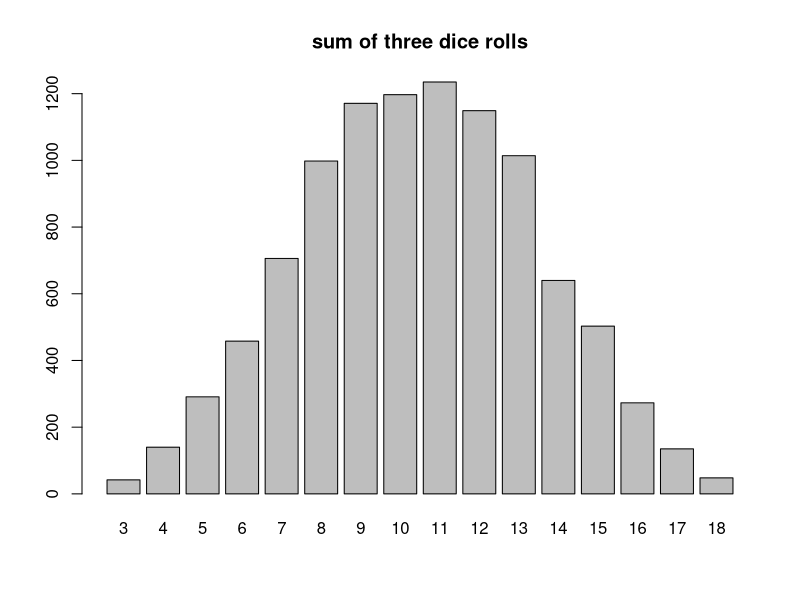
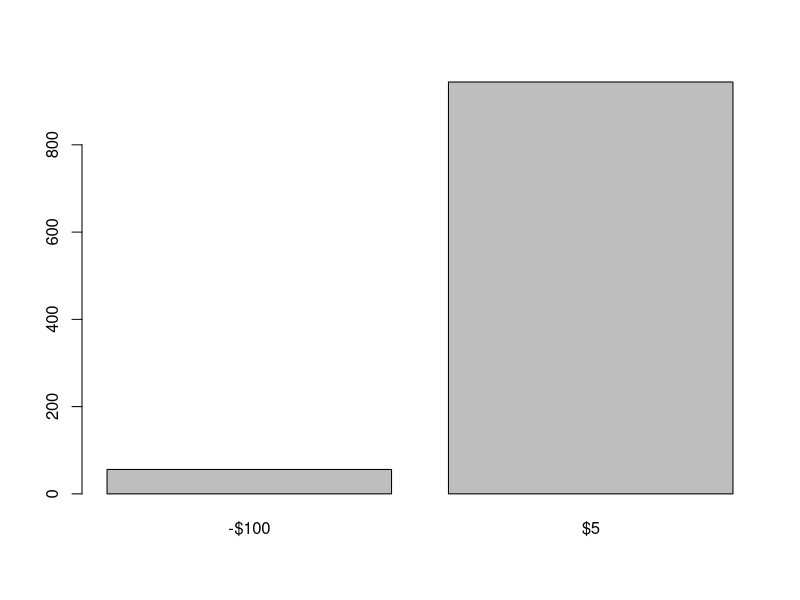
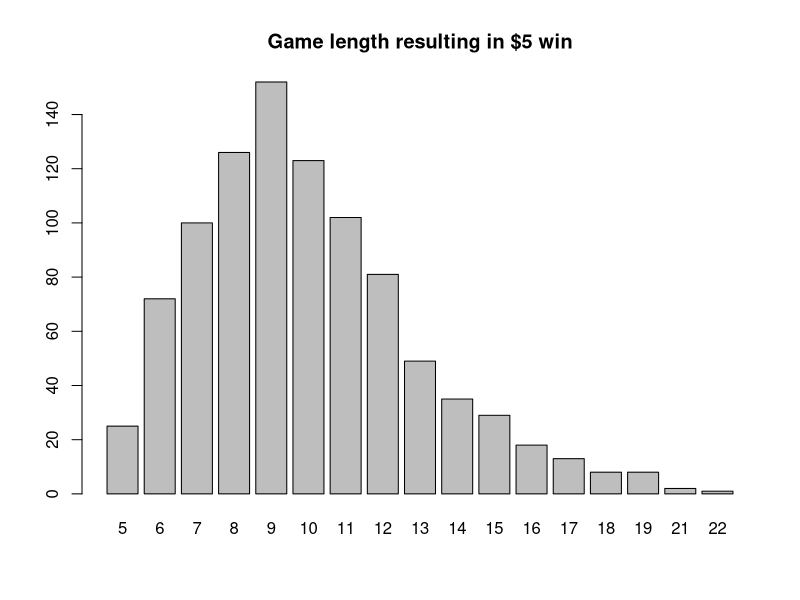
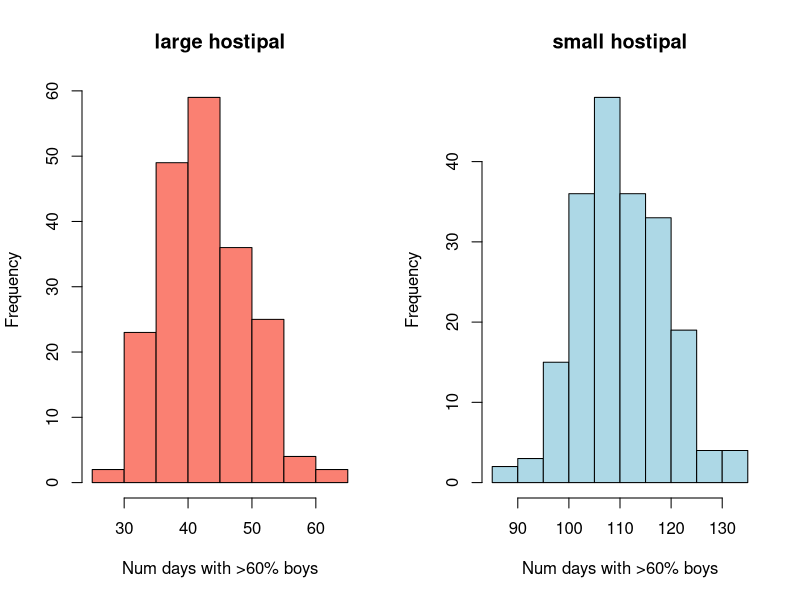

Source code (R) for these figures, in order:
#------------------------------------------------------------#
# Q2: sum of three dice rolls
#------------------------------------------------------------#
nsim=10000  #number of simulated runs
result=rep(NA,nsim)  #empty vector for storing the simulated results
for (i in 1:nsim){
  dices=sample(c(1:6),size=3,replace=T) #sample 3 dices
  result[i]=sum(dices) #store the sum of dices
}
plot(as.factor(result),main='sum of three dice rolls')




#------------------------------------------------------------#
# Q4: Martingale doubling system
#------------------------------------------------------------#
nsim=1000 #number of games to simulate
result.length=rep(NA,nsim) #store the length of each game
result.win=rep(NA,nsim) #store the outcome of each game

for(k in 1:nsim){  ###start of for loop
  
  #---initialization---#
  xcurrent=0
  bcurrent=1
  ncurrent=0
  nmax=100 #max number of runs of while loop
  
  #---updating---#
  while( (xcurrent<5) && (xcurrent>-100) && (ncurrent<nmax)){
    
    #simulate one game
    R = sample(c(1,0),size=1,prob=c(18/38,20/38))
    if(R==1){
      xnext=xcurrent+bcurrent
      bnext=1
    }else{
      xnext=xcurrent-bcurrent
      bnext=2*bcurrent
    }
    nnext=ncurrent+1
    
    #update current values
    xcurrent=xnext
    bcurrent=bnext
    ncurrent=nnext
    
    #print results for one iteration
    #print(paste0("Game", ncurrent, ' - result=', R,
    #            '  net winning=$', xcurrent,
    #            '  next betting=$', bcurrent))
  }
  
  if(ncurrent==nmax){print('Warning: while loop reached max iteration')}
  
  result.length[k]=ncurrent
  result.win[k]=xcurrent
} ###end of for loop

# visualize result
plot(factor(result.win==5,labels=c('-$100','$5')))
plot(as.factor(result.length[result.win==5]),
     main='Game length resulting in $5 win')





#------------------------------------------------------------#
# Q5: Large or small hospital
#------------------------------------------------------------#
nsim=200  #number of years to simulate

#number of days on which more than 60% babies were boys in each hospital
result.large=rep(NA,nsim) 
result.small=rep(NA,nsim)

for(k in 1:nsim){
  
  #---simulate one year---#
  year.large=rep(NA,365) #percentage of boys in large hospital
  year.small=rep(NA,365) #percentage of boys in small hospital
  
  for(d in 1:365){
    #simulate one day
    large=sample(c(0,1),size=45,replace=T)
    year.large[d]=mean(large)
    small=sample(c(0,1),size=15,replace=T)
    year.small[d]=mean(small)
  }
  
  # store the end-of-year results for the simulated year
  result.large[k]=sum(year.large>=0.6)
  result.small[k]=sum(year.small>=0.6)
}

# visualize results
par(mfrow=c(1,2))
hist(result.large, xlab='Num days with >60% boys', 
     col='salmon',
     main='large hostipal')
hist(result.small, xlab='Num days with >60% boys', 
     col='lightblue',
     main='small hostipal')
